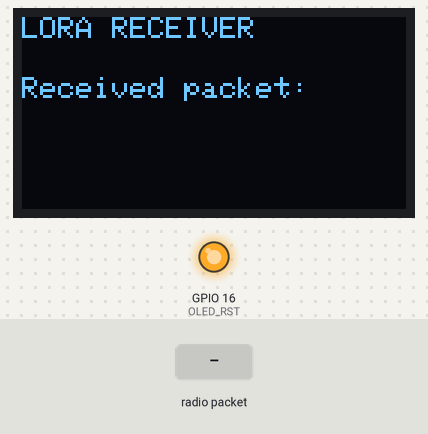
A sketch run on a simulated ESP32. Parts: 128×64 one-colour display, output pins drawn as LEDs (lit = HIGH). The inputs (shaded band) are chosen by the test bench. WiFi joins after 1.5 s; servers stay silent unless stated; no radio packets arrive unless stated; what the sketch prints to the serial monitor is not drawn.

Above: at 3.1 s.
3.2 s: radio packet "1" arrives
5.7 s: radio packet "0" arrives
At 7.8 s:
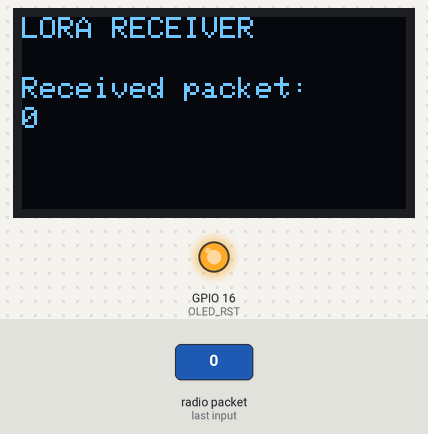
Timing chart, 0 to 9.3 s (numbered marks = the images above; inputs shaded):
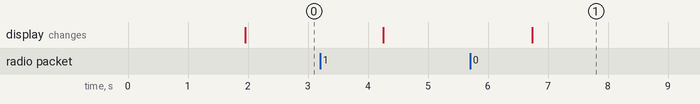

The sketch:

MEA_reciever.ino
```cpp
/***********************************
 *  Safety MEA(n) U Project
************************************/

#include <ssl_client.h>
#include <WiFiClientSecure.h>

//Libraries for LoRa
#include <SPI.h>
#include <LoRa.h>

//Libraries for OLED Display
#include <Wire.h>
#include <Adafruit_GFX.h>
#include <Adafruit_SSD1306.h>

//Blynk Setting
#define BLYNK_TEMPLATE_ID "TMPLq1msm7AF"
#define BLYNK_DEVICE_NAME "SafetyMeanU Receiver"
#define BLYNK_AUTH_TOKEN "Pn_5LY8yoSXUUSt_lnbB6odapvRW9VWE"

// Comment this out to disable prints and save space
#define BLYNK_PRINT Serial

//Library for Blynk
#include <WiFi.h>
#include <WiFiClient.h>
#include <BlynkSimpleEsp32.h>

// Blynk token
char auth[] = BLYNK_AUTH_TOKEN;     // Auth Token provied by Blynk app

// WIFI
const char ssid[] = "yingspvd";     // Wifi name
const char password[] = "88888888"; // Wifi password

//Library for Line Notify
#include <TridentTD_LineNotify.h>
#define LINE_TOKEN "NVz2bXWDzMGfDt2JNCz0DipsBnVbv2iGLrz3jHy3AwJ"

//define the pins used by the LoRa transceiver module
#define SCK 5
#define MISO 19
#define MOSI 27
#define SS 18
#define RST 14
#define DIO0 26

//433E6 for Asia
//866E6 for Europe
//915E6 for North America
#define BAND 915E6

//OLED pins
#define OLED_SDA 4
#define OLED_SCL 15
#define OLED_RST 16
#define SCREEN_WIDTH 128 // OLED display width, in pixels
#define SCREEN_HEIGHT 64 // OLED display height, in pixels

Adafruit_SSD1306 display(SCREEN_WIDTH, SCREEN_HEIGHT, &Wire, OLED_RST);

//Data
String LoRaData;
String ID;
String ac;
String force;
String level;

void setup() {
  //initialize Serial Monitor
  Serial.begin(115200);
  Blynk.begin(auth, ssid, password);

  Serial.println(WiFi.localIP());
  Serial.println(LINE.getVersion());

  Serial.print("LINE_TOKEN");
  Serial.println(LINE_TOKEN);
  LINE.setToken(LINE_TOKEN);

  //reset OLED display via software
  pinMode(OLED_RST, OUTPUT);
  digitalWrite(OLED_RST, LOW);
  delay(20);
  digitalWrite(OLED_RST, HIGH);

  //initialize OLED
  Wire.begin(OLED_SDA, OLED_SCL);
  if(!display.begin(SSD1306_SWITCHCAPVCC, 0x3c, false, false)) { // Address 0x3C for 128x32
    Serial.println(F("SSD1306 allocation failed"));
    for(;;); // Don't proceed, loop forever
  }

  display.clearDisplay();
  display.setTextColor(WHITE);
  display.setTextSize(1);
  display.setCursor(0,0);
  display.print("LORA RECEIVER ");
  display.display();

  //SPI LoRa pins
  SPI.begin(SCK, MISO, MOSI, SS);
  //setup LoRa transceiver module
  LoRa.setPins(SS, RST, DIO0);

  if (!LoRa.begin(BAND)) {
    Serial.println("Starting LoRa failed!");
    while (1);
  }
  Serial.println("LoRa Initializing OK!");
  display.setCursor(0,10);
  display.println("LoRa Initializing OK!");
  display.display();
}

void loop() {
  Blynk.run();
  readData();
  displayData();
}

void readData(){
  int count = 0;
  //try to parse packet
  int packetSize = LoRa.parsePacket();
  if (packetSize) {
    //received a packet
    Serial.print("Received packet ");

    //read packet
    while (LoRa.available()) {
      LoRaData = LoRa.readString();
      Serial.println(LoRaData);

      int pos1 = LoRaData.indexOf('/');
      int pos2 = LoRaData.indexOf('&');
      int pos3 = LoRaData.indexOf('-');

      ID = LoRaData.substring(0, pos1);
      ac = LoRaData.substring(pos1+1, pos2);
      force = LoRaData.substring(pos2+1, pos3);
      level = LoRaData.substring(pos3+1, LoRaData.length());

      String message = "ID: " + ID;
      Serial.println(ID);
      Serial.println(ac);
      Serial.println(force);
      Serial.println(level);
      Blynk.logEvent("level1",message);

      Blynk.virtualWrite(V0,ID);
      Blynk.virtualWrite(V1,ac);
      Blynk.virtualWrite(V2,force);
      Blynk.virtualWrite(V3,level);
      }
    }
}

void displayData(){
  // Display information
   display.clearDisplay();
   display.setCursor(0,0);
   display.print("LORA RECEIVER");
   display.setCursor(0,20);
   display.print("Received packet:");
   display.setCursor(0,30);
   display.print(LoRaData);
   display.display();
}

// This function is called every time the Virtual Pin 0 state changes
BLYNK_WRITE(V4)
{
  resetValue();
}

void resetValue(){
  ID = "";
  ac = "";
  force = "";
  level = "";
  Blynk.virtualWrite(V0,0);
  Blynk.virtualWrite(V1,0);
  Blynk.virtualWrite(V2,0);
  Blynk.virtualWrite(V3,0);

}
```

Measured:
- after the input at 5.7 s, the display: changes after 1.0 s (image 1)
